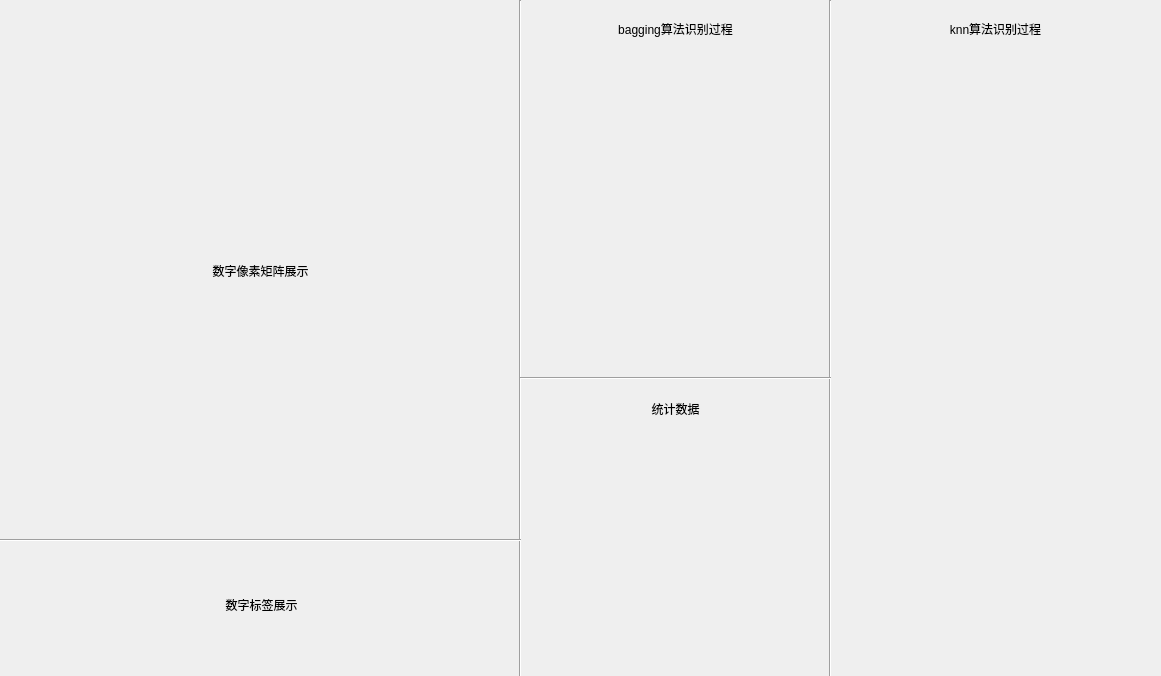
<?xml version="1.0" encoding="UTF-8"?>
<ui version="4.0">
 <class>second_form</class>
 <widget class="QWidget" name="second_form">
  <property name="geometry">
   <rect>
    <x>0</x>
    <y>0</y>
    <width>1161</width>
    <height>676</height>
   </rect>
  </property>
  <property name="windowTitle">
   <string>随机识别程序</string>
  </property>
  <property name="layoutDirection">
   <enum>Qt::LeftToRight</enum>
  </property>
  <widget class="Line" name="line">
   <property name="geometry">
    <rect>
     <x>510</x>
     <y>0</y>
     <width>20</width>
     <height>681</height>
    </rect>
   </property>
   <property name="orientation">
    <enum>Qt::Vertical</enum>
   </property>
  </widget>
  <widget class="Line" name="line_2">
   <property name="geometry">
    <rect>
     <x>820</x>
     <y>0</y>
     <width>20</width>
     <height>681</height>
    </rect>
   </property>
   <property name="orientation">
    <enum>Qt::Vertical</enum>
   </property>
  </widget>
  <widget class="QLabel" name="img_matrix_label">
   <property name="geometry">
    <rect>
     <x>0</x>
     <y>0</y>
     <width>521</width>
     <height>541</height>
    </rect>
   </property>
   <property name="toolTip">
    <string>用以显示当前识别的数字的像素矩阵</string>
   </property>
   <property name="layoutDirection">
    <enum>Qt::LeftToRight</enum>
   </property>
   <property name="frameShadow">
    <enum>QFrame::Plain</enum>
   </property>
   <property name="text">
    <string>数字像素矩阵展示</string>
   </property>
   <property name="alignment">
    <set>Qt::AlignCenter</set>
   </property>
  </widget>
  <widget class="Line" name="line_3">
   <property name="geometry">
    <rect>
     <x>0</x>
     <y>530</y>
     <width>521</width>
     <height>20</height>
    </rect>
   </property>
   <property name="orientation">
    <enum>Qt::Horizontal</enum>
   </property>
  </widget>
  <widget class="QLabel" name="finnal_label">
   <property name="geometry">
    <rect>
     <x>1</x>
     <y>534</y>
     <width>521</width>
     <height>141</height>
    </rect>
   </property>
   <property name="toolTip">
    <string>&lt;html&gt;&lt;head/&gt;&lt;body&gt;&lt;p&gt;用以展示当前数字的正确标签&lt;/p&gt;&lt;/body&gt;&lt;/html&gt;</string>
   </property>
   <property name="text">
    <string>数字标签展示</string>
   </property>
   <property name="alignment">
    <set>Qt::AlignCenter</set>
   </property>
  </widget>
  <widget class="QLabel" name="bagging_label">
   <property name="geometry">
    <rect>
     <x>520</x>
     <y>80</y>
     <width>311</width>
     <height>271</height>
    </rect>
   </property>
   <property name="toolTip">
    <string>&lt;html&gt;&lt;head/&gt;&lt;body&gt;&lt;p&gt;用以展示bugging算法识别的过程数据及结果&lt;/p&gt;&lt;/body&gt;&lt;/html&gt;</string>
   </property>
   <property name="text">
    <string/>
   </property>
   <property name="alignment">
    <set>Qt::AlignHCenter|Qt::AlignTop</set>
   </property>
  </widget>
  <widget class="QLabel" name="knn_label">
   <property name="geometry">
    <rect>
     <x>850</x>
     <y>60</y>
     <width>291</width>
     <height>611</height>
    </rect>
   </property>
   <property name="toolTip">
    <string>&lt;html&gt;&lt;head/&gt;&lt;body&gt;&lt;p&gt;用以展示knn算法的识别过程&lt;/p&gt;&lt;/body&gt;&lt;/html&gt;</string>
   </property>
   <property name="text">
    <string/>
   </property>
   <property name="alignment">
    <set>Qt::AlignHCenter|Qt::AlignTop</set>
   </property>
  </widget>
  <widget class="Line" name="line_4">
   <property name="geometry">
    <rect>
     <x>520</x>
     <y>370</y>
     <width>311</width>
     <height>16</height>
    </rect>
   </property>
   <property name="orientation">
    <enum>Qt::Horizontal</enum>
   </property>
  </widget>
  <widget class="QLabel" name="count_label">
   <property name="geometry">
    <rect>
     <x>520</x>
     <y>430</y>
     <width>311</width>
     <height>231</height>
    </rect>
   </property>
   <property name="toolTip">
    <string>&lt;html&gt;&lt;head/&gt;&lt;body&gt;&lt;p&gt;用以展示算法正确率的相关统计数据&lt;/p&gt;&lt;/body&gt;&lt;/html&gt;</string>
   </property>
   <property name="text">
    <string/>
   </property>
   <property name="alignment">
    <set>Qt::AlignHCenter|Qt::AlignTop</set>
   </property>
  </widget>
  <widget class="QLabel" name="bagging_label_2">
   <property name="geometry">
    <rect>
     <x>520</x>
     <y>20</y>
     <width>311</width>
     <height>21</height>
    </rect>
   </property>
   <property name="toolTip">
    <string>&lt;html&gt;&lt;head/&gt;&lt;body&gt;&lt;p&gt;用以展示bugging算法识别的过程数据及结果&lt;/p&gt;&lt;/body&gt;&lt;/html&gt;</string>
   </property>
   <property name="text">
    <string>bagging算法识别过程</string>
   </property>
   <property name="alignment">
    <set>Qt::AlignHCenter|Qt::AlignTop</set>
   </property>
  </widget>
  <widget class="QLabel" name="count_label_2">
   <property name="geometry">
    <rect>
     <x>520</x>
     <y>400</y>
     <width>311</width>
     <height>31</height>
    </rect>
   </property>
   <property name="toolTip">
    <string>&lt;html&gt;&lt;head/&gt;&lt;body&gt;&lt;p&gt;用以展示算法正确率的相关统计数据&lt;/p&gt;&lt;/body&gt;&lt;/html&gt;</string>
   </property>
   <property name="text">
    <string>统计数据</string>
   </property>
   <property name="alignment">
    <set>Qt::AlignHCenter|Qt::AlignTop</set>
   </property>
  </widget>
  <widget class="QLabel" name="bagging_label_3">
   <property name="geometry">
    <rect>
     <x>850</x>
     <y>20</y>
     <width>291</width>
     <height>21</height>
    </rect>
   </property>
   <property name="toolTip">
    <string>&lt;html&gt;&lt;head/&gt;&lt;body&gt;&lt;p&gt;用以展示bugging算法识别的过程数据及结果&lt;/p&gt;&lt;/body&gt;&lt;/html&gt;</string>
   </property>
   <property name="text">
    <string>knn算法识别过程</string>
   </property>
   <property name="alignment">
    <set>Qt::AlignHCenter|Qt::AlignTop</set>
   </property>
  </widget>
 </widget>
 <resources/>
 <connections/>
</ui>
